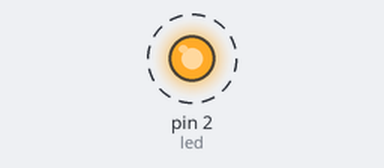
This sketch was run on a simulated Arduino Uno, built with avr-gcc and run on an emulated ATmega328P. On the bench: output pins drawn as LEDs (lit = HIGH). Dashed ring = blinking. What the sketch prints to the serial monitor is not drawn.

Above: at 0.7 s.
Timing chart, 0 to 3.5 s (numbered marks = the images above):
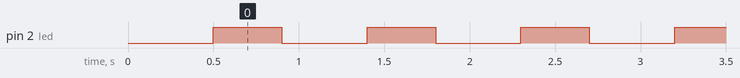

Measured:
- by itself, pin 2 (led): alternates HIGH for 0.40 s and LOW for 0.50 s

The sketch:

twinkle_led.ino
```cpp
const int led = 2;

void setup() {
  Serial.begin(115200);
  Serial.println("init..");
  pinMode(led, OUTPUT);
  delay(500);
}

void loop() {
  digitalWrite(led, HIGH);
  delay(400);
  digitalWrite(led, LOW);
  delay(500);
}
```
